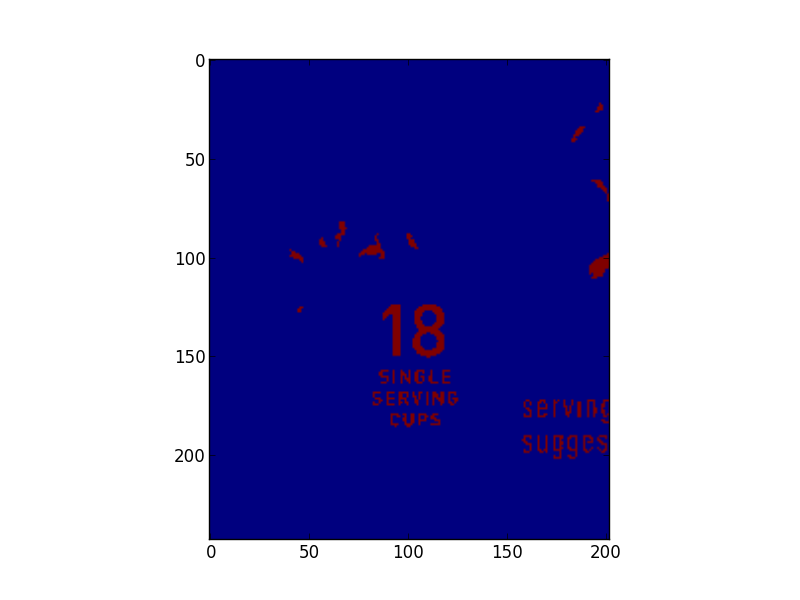
#> input picture interview_problems/target_text_extraction/out.png, 800 x 600 px
$ python text_extraction_target.py out.png   (Python 2 division)
#> lines starting #> are read from the running program, lines starting #| are printed output that depends on the picture; after the words box and inside, x2 and y2 are one past the last pixel; in counts of white or black regions, pixels touching at a corner belong together
import matplotlib.pyplot as plt
import numpy as np
from skimage.util import img_as_float
from skimage.io import imread
from skimage.io import imsave
from skimage import filter
from skimage.color import rgb2gray
import scipy.ndimage as ndi
from skimage import dtype_limits
from scipy.ndimage import gaussian_filter
from collections import namedtuple

# following import needs OCR libraries
ocr_flag = False
if ocr_flag:
    try:
        import cv2.cv as cv
        import tesseract
    except NameError, ImportError:
        pass

def create_sub_image(img_file, row_begin_frac, row_end_frac, col_begin_frac, col_end_frac):
#> called with img_file = 'out.png', row_begin_frac = 0.7, row_end_frac = 1, col_begin_frac = 0, col_end_frac = 0.25
    img = imread(img_file)
#> img is the input picture: shape (600, 800, 4); mean R, G, B, A 153.1, 151.8, 201, 255
    row_size = img.shape[0]
#> row_size = 600
    col_size = img.shape[1]
#> col_size = 800

    row_begin = int(row_begin_frac*row_size)
#> row_begin = 420
    row_end = int(row_end_frac*row_size)
#> row_end = 600
    col_begin = int(col_begin_frac*col_size)
#> col_begin = 0
    col_end = int(col_end_frac*col_size)
#> col_end = 200

    img_array = img[row_begin:row_end, col_begin:col_end]
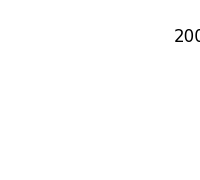
#> img_array: shape (180, 200, 4); mean R, G, B, A 254.2, 254.2, 254.2, 255
    return img_array

def show_sub_image(img):
    plt.figure()
    plt.imshow(img,cmap=plt.cm.gray)
    plt.axis('off')
    plt.show()

def write_sub_image(img,filename):
    #imsave('out.png',img)
    plt.imshow(img)
    plt.savefig(filename)

class text_extraction:
    def __init__(self,img_array):
        if img_array.ndim == 3:
            img_array = rgb2gray(img_array)
#> img_array: shape (180, 200) float64
        # Convert image to floating point format, with values in [0, 1].
        self.image_float = img_as_float(img_array)
        # output of Otsu's thresholding
        self.binary_image = np.zeros(img_array.shape, bool)
        # stores label no of connected component to which a pixel belongs to
        self.label_matrix = np.zeros(img_array.shape, int)

        # stroke width transform matrix
        self.swt_matrix = np.zeros(img_array.shape, int)
        # initialize stroke width of each pixel as inf
        self.swt_matrix += (img_array.shape[0]+img_array.shape[1])
        # Final image which is sent to OCR
        self.text_image = np.zeros(img_array.shape,np.uint8)

        # stores information for each of the connected components
        self.label_cc_map = {}

        self.point_t = namedtuple('point','row col')
        self.bbox_t = namedtuple('bbox','row_min row_max col_min col_max')
        self.connected_component_t = namedtuple('connected_component','points stroke_width_mean stroke_width_std bounding_box text_possible_flag')

    # main function
    def process(self):
        self.otsu_thresholding()
        self.connected_component_labeling()
        self.stroke_width_transform()
        self.create_text_image()
        write_sub_image(self.text_image,'out.png')

    def otsu_thresholding(self):
        thresh = filter.threshold_otsu(self.image_float)
#> thresh = 0.59
        self.binary_image = self.image_float > thresh
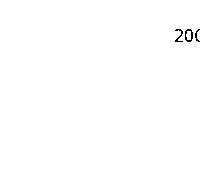
#> self.binary_image: shape (180, 200) bool; 99.7% white; black in thin lines or dots, all inside (x1, y1, x2, y2) = (175, 29, 200, 42)

    def connected_component_labeling(self):
        self.create_label_matrix()
        self.create_connected_components()

    def create_label_matrix(self):
        # 8-connectivity based
        # two-pass algorithm

        label_count = 0;
        equivalent_label_array = [0] # label=0 represents label for non-text pixels i.e. background pixels
        # 1st pass
        for row in range(0,self.binary_image.shape[0]):
            for col in range(0,self.binary_image.shape[1]):
                if self.binary_image[row,col] == False:
                    continue # current pixel is background
                label = 0
                if row > 0:
                    # check north-west, north and north-east neighbours
                    for col_shift in range(-1,2):
                        if ((col + col_shift) < 0) or ((col + col_shift) >= self.binary_image.shape[1]):
                            continue
                        if self.binary_image[row-1,col + col_shift] == True:
                            label_neighbour = self.label_matrix[row-1,col + col_shift]
                            if label > 0:
                                # check for equivalence label
                                if label_neighbour < label:
                                    equivalent_label_array[label] = label_neighbour
                                    label = label_neighbour
                                elif label_neighbour > label:
                                    equivalent_label_array[label_neighbour] = label
                            else:
                                label = label_neighbour

                # check the west neighbour
                if col > 0:
                    if self.binary_image[row,col-1] == True:
                        label_neighbour = self.label_matrix[row,col-1]
                        if label > 0:
                            # check for equivalence label
                            if label_neighbour < label:
                                equivalent_label_array[label] = label_neighbour
                                label = label_neighbour
                            elif label_neighbour > label:
                                equivalent_label_array[label_neighbour] = label
                        else:
                            label = label_neighbour

                if label == 0:
                    # none of the above neighbours are foreground
                    label_count += 1
                    label = label_count
                    equivalent_label_array.append(label_count)

                # assign label for current pixel
                self.label_matrix[row,col] = label
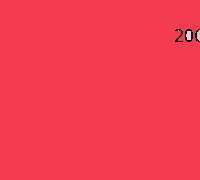
#> self.label_matrix: shape (180, 200) int64; 5 distinct labels, from 0 to 4; one colour per label, 0 black
#> after the loop, equivalent_label_array = [0, 1, 1, 3, 4]; label_count = 4

        # print('label_count: %d\n' % (label_count))
        # for equivalence set, assigning smallest label as parent
        for label_i in range(2,len(equivalent_label_array)):
            if equivalent_label_array[label_i] != label_i:
                label = label_i
                # find the smallest label as parent
                while equivalent_label_array[label] != label:
                    label = equivalent_label_array[label]
                # now assign that label as parent to each of these
                label_intermediate = label_i
                while equivalent_label_array[label_intermediate] != label:
                    label_parent = equivalent_label_array[label_intermediate]
                    equivalent_label_array[label_intermediate] = label
                    label_intermediate = label_parent

        # print('equivalent_label_array: %s\n' % (equivalent_label_array))
        equivalent_label_set = list(set(equivalent_label_array))
#> equivalent_label_set = [0, 1, 3, 4]
        # print('label_count(unique): %d\n' % (len(equivalent_label_set)))

        # 2nd pass
        for row in range(0,self.binary_image.shape[0]):
            for col in range(0,self.binary_image.shape[1]):
                if self.binary_image[row,col] == False:
                    continue # current pixel is background
                label = self.label_matrix[row,col]
                if equivalent_label_array[label] != label:
                    self.label_matrix[row,col] = equivalent_label_array[label]
#> self.label_matrix: shape (180, 200) int64; 4 distinct labels, from 0 to 4

    def create_connected_components(self):
        for row_i in range(0,self.binary_image.shape[0]):
            for col_i in range(0,self.binary_image.shape[1]):
                if self.binary_image[row_i,col_i] == False:
                    continue # current pixel is background
                label = self.label_matrix[row_i,col_i]
                cur_point = self.point_t(row=row_i,col=col_i)

                if label not in self.label_cc_map:
                    bbox = self.bbox_t(row_min=row_i, row_max=row_i, col_min=col_i, col_max=col_i)
                    self.label_cc_map[label] = self.connected_component_t(points=[cur_point],stroke_width_mean=np.nan, \
                                            stroke_width_std=np.nan, bounding_box=bbox, text_possible_flag=False)
                else:
                    list_points = self.label_cc_map[label].points
                    list_points.append(cur_point)
                    bbox = self.label_cc_map[label].bounding_box
                    if row_i < bbox.row_min:
                        bbox = bbox._replace(row_min = row_i)
                    if row_i > bbox.row_max:
                        bbox = bbox._replace(row_max = row_i)
                    if col_i < bbox.col_min:
                        bbox = bbox._replace(col_min = col_i)
                    if col_i > bbox.col_max:
                        bbox = bbox._replace(col_max = col_i)
                    self.label_cc_map[label] = self.label_cc_map[label]._replace(points = list_points, bounding_box = bbox)

    def stroke_width_transform(self):
        self.compute_stroke_width()
        self.compute_connected_component_stats()
        self.connected_component_verification()

    def compute_stroke_width(self):
        # 1st pass of SWT
        for row in range(0,self.binary_image.shape[0]):
            for col in range(0,self.binary_image.shape[1]):
                if self.binary_image[row,col] == False:
                    continue # current pixel is background
                # horizontal direction
                if (col == 0) or (self.binary_image[row,col-1] == False):
                    # edge with gradient in horizontal direction
                    opp_col = col+1
                    while (opp_col < self.binary_image.shape[1]) and (self.binary_image[row,opp_col] == True):
                        opp_col += 1
                    stroke_width = opp_col - col
                    for col_index in range(col,opp_col):
                        if stroke_width < self.swt_matrix[row,col_index]:
                            self.swt_matrix[row,col_index] = stroke_width

                # vertical direction
                if (row == 0) or (self.binary_image[row-1,col] == False):
                    # edge with gradient in vertical direction
                    opp_row = row+1;
                    while (opp_row < self.binary_image.shape[0]) and (self.binary_image[opp_row,col] == True):
                        opp_row += 1
                    stroke_width = opp_row - row
                    for row_index in range(row,opp_row):
                        if stroke_width < self.swt_matrix[row_index,col]:
                            self.swt_matrix[row_index,col] = stroke_width

                # diagonal directions
                if (row > 0) and (col > 0) and (self.binary_image[row-1,col-1] == False) and self.binary_image[row,col-1] and \
                    self.binary_image[row-1,col]:
                    # edge with gradient towards 4th quadrant
                    opp_index = 1
                    while (row+opp_index < self.binary_image.shape[0]) and (col+opp_index < self.binary_image.shape[1]) and \
                        self.binary_image[row+opp_index,col+opp_index]:
                        opp_index += 1
                    stroke_width = opp_index
                    for incr_index in range(1,opp_index):
                        if stroke_width < self.swt_matrix[row+incr_index,col+incr_index]:
                            self.swt_matrix[row+incr_index,col+incr_index] = stroke_width

                if (col < self.binary_image.shape[1]-1) and (row > 0) and (self.binary_image[row-1,col+1] == False) and \
                    self.binary_image[row-1,col] and self.binary_image[row,col+1]:
                    # edge with gradient towards 3rd quadrant
                    opp_index = 1
                    while (row+opp_index < self.binary_image.shape[0]) and (col >= opp_index) and self.binary_image[row+opp_index,col-opp_index]:
                        opp_index += 1
                    stroke_width = opp_index
                    for incr_index in range(1,opp_index):
                        if stroke_width < self.swt_matrix[row+incr_index,col-incr_index]:
                            self.swt_matrix[row+incr_index,col-incr_index] = stroke_width
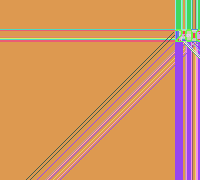
#> self.swt_matrix: shape (180, 200) int64; 30 distinct labels, from 1 to 380; one colour per label, 0 black

        # 2nd pass (median)
        swt_final_image = self.swt_matrix

        for row in range(0,self.binary_image.shape[0]):
            for col in range(0,self.binary_image.shape[1]):
                if self.binary_image[row,col] == False:
                    continue # current pixel is background
                # horizontal direction
                if (col == 0) or (self.binary_image[row,col-1] == False):
                    # edge with gradient in horizontal direction
                    label_array = [self.swt_matrix[row,col]]
                    opp_col = col+1
                    while (opp_col < self.binary_image.shape[1]) and (self.binary_image[row,opp_col] == True):
                        label_array.append(self.swt_matrix[row,opp_col])
                        opp_col += 1
                    median_label = np.median(label_array)
                    for col_index in range(col,opp_col):
                        if median_label < swt_final_image[row,col_index]:
                            swt_final_image[row,col_index] = median_label

                # vertical direction
                if (row == 0) or (self.binary_image[row-1,col] == False):
                    # edge with gradient in vertical direction
                    label_array = [self.swt_matrix[row,col]]
                    opp_row = row+1;
                    while (opp_row < self.binary_image.shape[0]) and (self.binary_image[opp_row,col] == True):
                        label_array.append(self.swt_matrix[opp_row,col])
                        opp_row += 1
                    median_label = np.median(label_array)
                    for row_index in range(row,opp_row):
                        if median_label < swt_final_image[row_index,col]:
                            swt_final_image[row_index,col] = median_label

                # diagonal directions
                if (row > 0) and (col > 0) and (self.binary_image[row-1,col-1] == False) and self.binary_image[row,col-1] \
                    and self.binary_image[row-1,col]:
                    # edge with gradient towards 4th quadrant
                    label_array = [self.swt_matrix[row,col]]
                    opp_index = 1
                    while (row+opp_index < self.binary_image.shape[0]) and (col+opp_index < self.binary_image.shape[1]) \
                        and self.binary_image[row+opp_index,col+opp_index]:
                        label_array.append(self.swt_matrix[row+opp_index,col+opp_index])
                        opp_index += 1
                    median_label = np.median(label_array)
                    for incr_index in range(1,opp_index):
                        if median_label < swt_final_image[row+incr_index,col+incr_index]:
                            swt_final_image[row+incr_index,col+incr_index] = median_label

                if (col < self.binary_image.shape[1]-1) and (row > 0) and (self.binary_image[row-1,col+1] == False) \
                    and self.binary_image[row-1,col] and self.binary_image[row,col+1]:
                    # edge with gradient towards 3rd quadrant
                    label_array = [self.swt_matrix[row,col]]
                    opp_index = 1
                    while (row+opp_index < self.binary_image.shape[0]) and (col >= opp_index) and self.binary_image[row+opp_index,col-opp_index]:
                        label_array.append(self.swt_matrix[row+opp_index,col-opp_index])
                        opp_index += 1
                    median_label = np.median(label_array)
                    for incr_index in range(1,opp_index):
                        if median_label < swt_final_image[row+incr_index,col-incr_index]:
                            swt_final_image[row+incr_index,col-incr_index] = median_label
#> swt_final_image: shape (180, 200) int64; 30 distinct labels, from 1 to 380

        self.swt_matrix = swt_final_image

    def compute_connected_component_stats(self):
        for label in self.label_cc_map:
            stroke_width_array = []
            for point in self.label_cc_map[label].points:
                row = point.row
                col = point.col
                stroke_width = self.swt_matrix[row,col]
                stroke_width_array.append(stroke_width)

            self.label_cc_map[label] = self.label_cc_map[label]._replace(stroke_width_mean = np.mean(stroke_width_array), \
                                    stroke_width_std = np.std(stroke_width_array))

    def connected_component_verification(self):
        # now check for the possibility of the connected component being part of text
        for label in self.label_cc_map:
            if len(self.label_cc_map[label].points) < 5:
                continue # insignificant connected component
            if self.label_cc_map[label].stroke_width_std > 0.5*self.label_cc_map[label].stroke_width_mean:
                continue # stroke width variance is too high to be a text component
            bbox = self.label_cc_map[label].bounding_box
            width = bbox.col_max - bbox.col_min + 1
            height = bbox.row_max - bbox.row_min + 1
            if (height/width < 1./10.) or (height/width > 10.):
                continue # aspect ratio suggests that this component is unlikely a text component
            # now check how many other connected components are inside the current connected component
            count_internal_cc = 0
            for other_label in self.label_cc_map:
                if other_label == label:
                    continue
                bbox_other = self.label_cc_map[other_label].bounding_box
                if (bbox.row_min < bbox_other.row_min) and (bbox.row_max > bbox_other.row_max) and \
                    (bbox.col_min < bbox_other.col_min) and (bbox.col_max > bbox_other.col_max):
                    count_internal_cc += 1

            if count_internal_cc < 3:
                self.label_cc_map[label] = self.label_cc_map[label]._replace(text_possible_flag = True)

    def create_text_image(self):
        for label in self.label_cc_map:
            if self.label_cc_map[label].text_possible_flag == False:
                continue # non-text connected component
            for point in self.label_cc_map[label].points:
                row = point.row
                col = point.col
                self.text_image[row,col] = 255
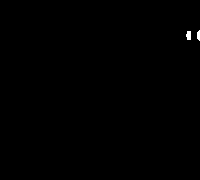
#> self.text_image: shape (180, 200); 0.18% white; 2 white regions, box (x1, y1, x2, y2) and area: (186, 31, 191, 40) 39, (197, 30, 200, 41) 27

class ocr:
    def __init__(self):
        self.api = tesseract.TessBaseAPI()
        self.api.Init(".","eng",tesseract.OEM_DEFAULT)
        self.api.SetPageSegMode(tesseract.PSM_AUTO)

    def extract_text(self,text_img_file):
        image = cv.LoadImage(text_img_file, cv.CV_LOAD_IMAGE_GRAYSCALE)
        tesseract.SetCvImage(image,self.api)
        text = self.api.GetUTF8Text()
        conf = self.api.MeanTextConf()
        #print "reached extract_text() end"
        print text

if __name__ == "__main__":
    import sys
    img_file = sys.argv[1]

    if ocr_flag:
       ocr_obj = ocr()
    '''
    sub_image_array = create_sub_image(img_file,0.9,1.0,0.5,1.0) # Net Wt 7 Oz
    text_extraction_obj = text_extraction(sub_image_array)
    text_extraction_obj.process()
    if ocr_flag:
        ocr_obj.extract_text('out.png')
    '''
    sub_image_array = create_sub_image(img_file,0.7,1.0,0.0,0.25) # 18 serving cups
    text_extraction_obj = text_extraction(sub_image_array)
    text_extraction_obj.process()
    if ocr_flag:
        ocr_obj.extract_text('out.png')
